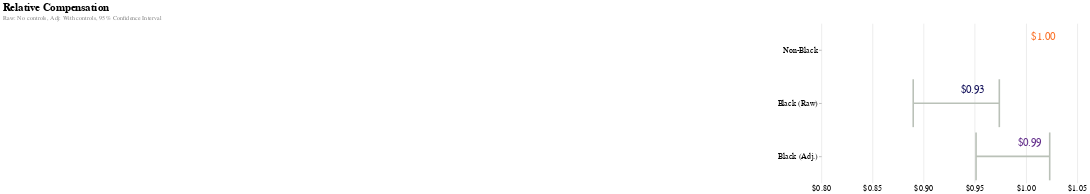

Notebook cell for this chart:
### Code cell
color_scale = alt.Scale(
    domain=labels,
    range=colors
)

points = alt.Chart(data_plot, title="Relative Compensation").mark_bar(size=70, cornerRadiusBottomRight=8, cornerRadiusTopRight=8, clip=True).encode(
    x=alt.X("data", 
            axis=alt.Axis(format="$.2f", title=None, tickCount=5, tickSize=0, labelFlush=False, labelFontSize=15),
            scale=alt.Scale(
                domain=(0.8, 1.05)
            )
    ),
    y=alt.Y("labels", 
            axis=alt.Axis(title=None, labelFontSize=15), 
            sort=labels),
    color=alt.Color(
        'labels',
        legend=None,
        scale=color_scale
    )
)

text = alt.Chart(data_plot).mark_text(
    align='left',
    baseline='middle',
    dx=10,
    dy=-25,
    fontSize=20
).encode(
    text=alt.Text("data", format="$.2f"),
    x="data",
    y=alt.Y("labels", 
            sort=labels),
    color=alt.Color(
        'labels',
        scale=color_scale
    )
)

error_bars = alt.Chart(data_plot).mark_bar(color="#BAC1B8", size=3).encode(
    x="lower",
    x2="upper",
    y=alt.Y("labels", 
        sort=labels),
)

lower = alt.Chart(data_plot).mark_tick(color="#BAC1B8", thickness=3, opacity=1).encode(
    x="lower",
    y=alt.Y("labels", 
        sort=labels),
)

upper = alt.Chart(data_plot).mark_tick(color="#BAC1B8", thickness=3, opacity=1).encode(
    x="upper",
    y=alt.Y("labels", 
        sort=labels),
)

chart = (points + text + error_bars + lower + upper).properties(
    width=500,
    height=300,
    title={
        "text": "Relative Compensation", 
        "subtitle": "Raw: No controls, Adj: With controls, 95% Confidence Interval",
        "subtitleColor": "gray"
    }
).configure_view(
    strokeWidth=0
).configure_title(
    anchor='start',
    offset=5,
    fontSize=20
).configure_axis(
    domain=False
)

chart.save("../images/compensation_relative.png", method="selenium", webdriver="chrome", scale_factor=3.0)

chart

### Figure 1 — Vega-Lite specification as saved in the notebook (floating-point values rounded to 4 significant figures)
{"config": {"view": {"continuousWidth": 400, "continuousHeight": 300, "strokeWidth": 0}, "axis": {"domain": false}, "title": {"anchor": "start", "fontSize": 20, "offset": 5}}, "layer": [{"mark": {"type": "bar", "clip": true, "cornerRadiusBottomRight": 8, "cornerRadiusTopRight": 8, "size": 70}, "encoding": {"color": {"type": "nominal", "field": "labels", "legend": null, "scale": {"domain": ["Non-Black", "Black (Raw)", "Black (Adj.)"], "range": ["#fa7026", "#14125b", "#612b8a"]}}, "x": {"type": "quantitative", "axis": {"format": "$.2f", "labelFlush": false, "labelFontSize": 15, "tickCount": 5, "tickSize": 0, "title": null}, "field": "data", "scale": {"domain": [0.8, 1.05]}}, "y": {"type": "nominal", "axis": {"labelFontSize": 15, "title": null}, "field": "labels", "sort": ["Non-Black", "Black (Raw)", "Black (Adj.)"]}}, "title": "Relative Compensation"}, {"mark": {"type": "text", "align": "left", "baseline": "middle", "dx": 10, "dy": -25, "fontSize": 20}, "encoding": {"color": {"type": "nominal", "field": "labels", "scale": {"domain": ["Non-Black", "Black (Raw)", "Black (Adj.)"], "range": ["#fa7026", "#14125b", "#612b8a"]}}, "text": {"type": "quantitative", "field": "data", "format": "$.2f"}, "x": {"type": "quantitative", "field": "data"}, "y": {"type": "nominal", "field": "labels", "sort": ["Non-Black", "Black (Raw)", "Black (Adj.)"]}}}, {"mark": {"type": "bar", "color": "#BAC1B8", "size": 3}, "encoding": {"x": {"type": "quantitative", "field": "lower"}, "x2": {"field": "upper"}, "y": {"type": "nominal", "field": "labels", "sort": ["Non-Black", "Black (Raw)", "Black (Adj.)"]}}}, {"mark": {"type": "tick", "color": "#BAC1B8", "opacity": 1, "thickness": 3}, "encoding": {"x": {"type": "quantitative", "field": "lower"}, "y": {"type": "nominal", "field": "labels", "sort": ["Non-Black", "Black (Raw)", "Black (Adj.)"]}}}, {"mark": {"type": "tick", "color": "#BAC1B8", "opacity": 1, "thickness": 3}, "encoding": {"x": {"type": "quantitative", "field": "upper"}, "y": {"type": "nominal", "field": "labels", "sort": ["Non-Black", "Black (Raw)", "Black (Adj.)"]}}}], "data": {"name": "data-00040d1ab84f78dc3f99ed96638d5aa8"}, "height": 300, "title": {"text": "Relative Compensation", "subtitle": "Raw: No controls, Adj: With controls, 95% Confidence Interval", "subtitleColor": "gray"}, "width": 500, "$schema": "https://vega.github.io/schema/vega-lite/v4.8.1.json", "datasets": {"data-00040d1ab84f78dc3f99ed96638d5aa8": [{"data": 1.0, "lower": null, "upper": null, "labels": "Non-Black", "Legend": "95% Confidence Interval"}, {"data": 0.9309, "lower": 0.8897, "upper": 0.9739, "labels": "Black (Raw)", "Legend": "95% Confidence Interval"}, {"data": 0.9865, "lower": 0.9512, "upper": 1.023, "labels": "Black (Adj.)", "Legend": "95% Confidence Interval"}]}}
